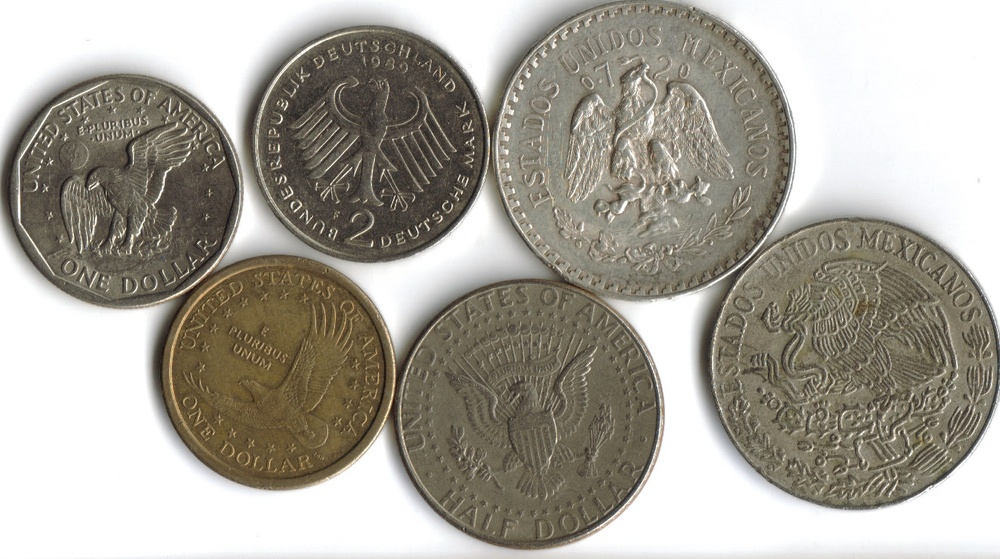
#> input picture coins.jpg, 1000 x 559 px, shrunk from 1323 x 740 before the run
$ python mask.py --image coins.jpg
#> lines starting #> are read from the running program, lines starting #| are printed output that depends on the picture; after the words box and inside, x2 and y2 are one past the last pixel; in counts of white or black regions, pixels touching at a corner belong together
import argparse
import numpy as np
import cv2

ap = argparse.ArgumentParser()
ap.add_argument("-i", "--image", required = True,help = "Path to the image")
args = vars(ap.parse_args())

image = cv2.imread(args["image"])
#> image is the input picture: shape (559, 1000, 3); mean B, G, R 152, 161.8, 166.2
cv2.imshow("Original", image)

mask = np.zeros(image.shape[:2],dtype="uint8")
(cX,cY) = (image.shape[1]//2, image.shape[0]//2)
#> cX = 500; cY = 279
cv2.rectangle(mask,(cX-75,cY-75),(cX+75,cY+75),255,-1)
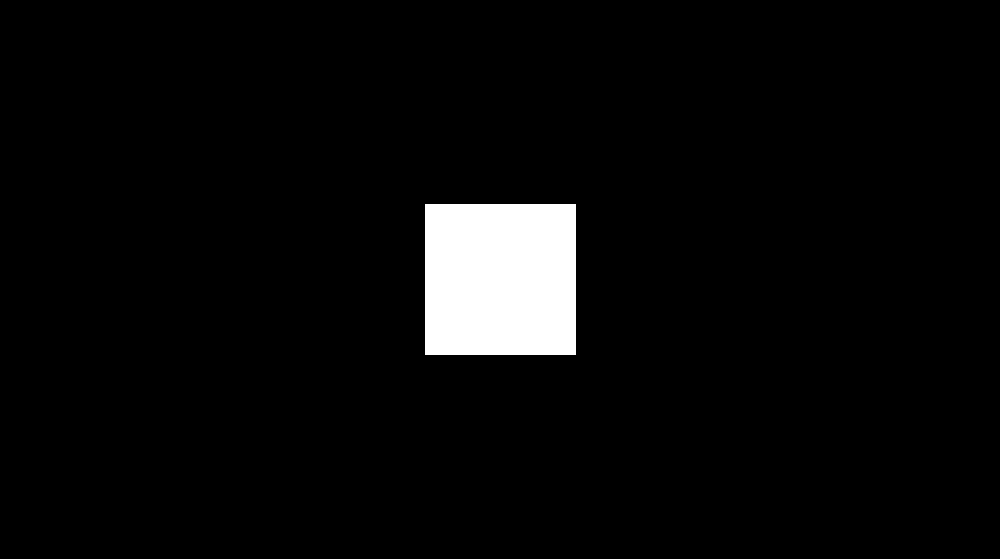
#> mask: shape (559, 1000); 4.1% white; 1 white region, box (x1, y1, x2, y2) and area: (425, 204, 576, 355) 22801
cv2.imshow("Mask",mask)

masked = cv2.bitwise_and(image,image,mask = mask)
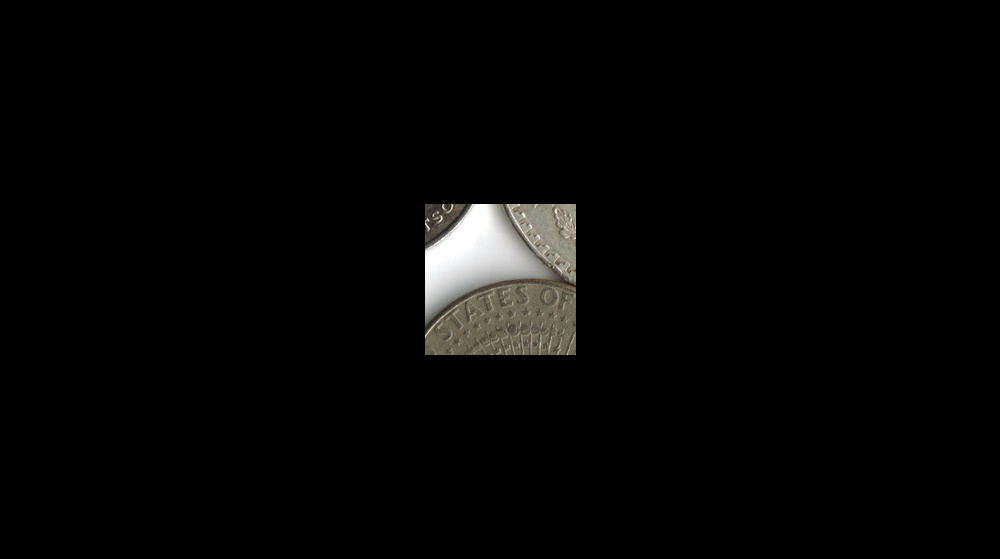
#> masked: shape (559, 1000, 3); mean B, G, R 5.4, 5.8, 6
cv2.imshow("Mask Apllied to Image",masked)
cv2.waitKey(0)

mask = np.zeros(image.shape[:2],dtype="uint8")
cv2.circle(mask,(cX,cY),100,255,-1)
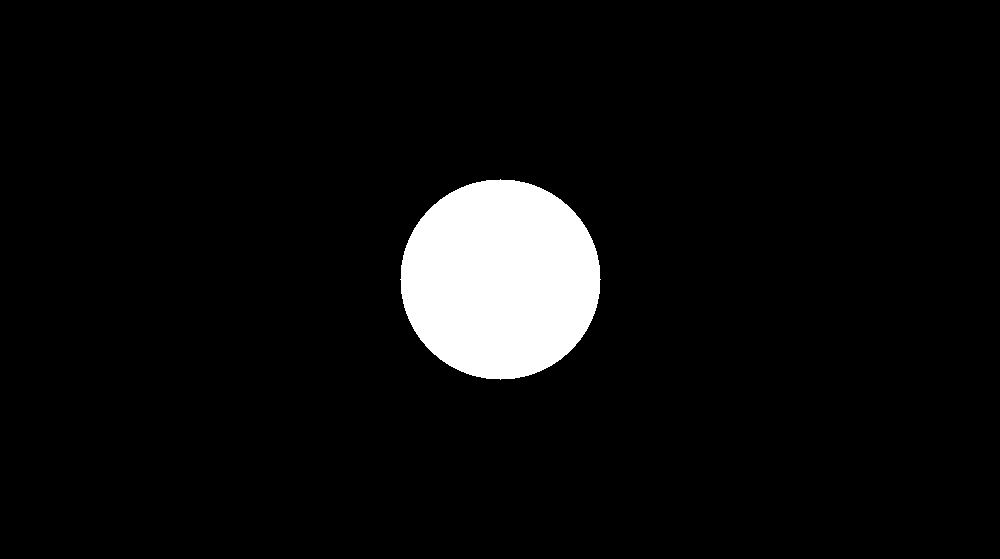
#> mask: shape (559, 1000); 5.6% white; 1 white region, box (x1, y1, x2, y2) and area: (400, 179, 601, 380) 31417
cv2.imshow("Mask",mask)

masked = cv2.bitwise_and(image,image,mask = mask)
cv2.imshow("Mask Apllied to Image",masked)
cv2.waitKey(0)
